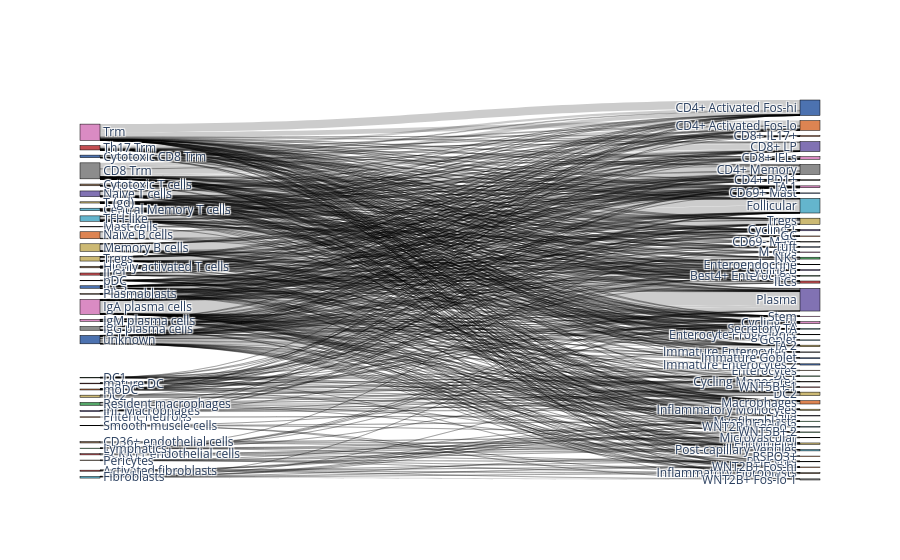
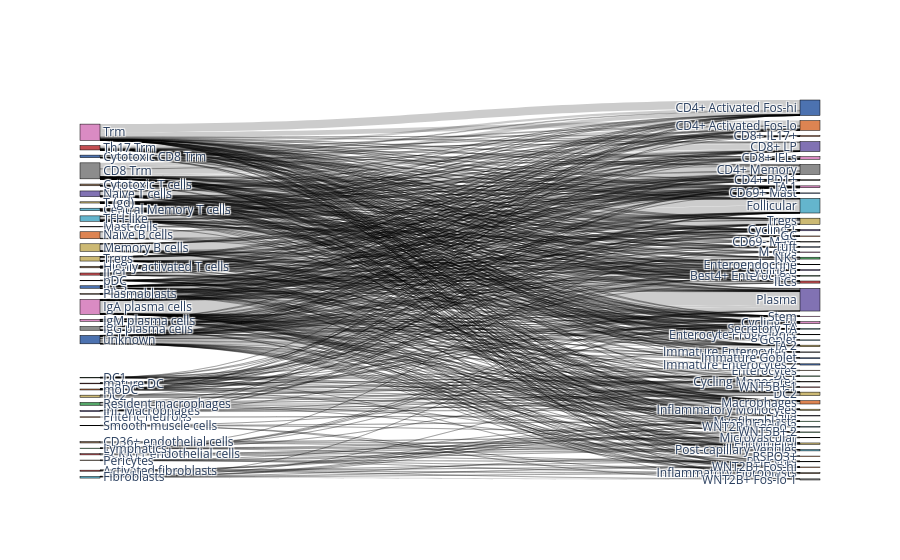

The notebook cell saved with these charts, in order:
### Markdown cell above
Write out metrics to a report file, create confusion matrices and comparative umap plots

### Code cell
%matplotlib inline

bc.tl.report(
    adata_pred=adata_predicted,
    celltype=celltype_test, 
    method=method, 
    analysis_name=analysis_name,
    train_datasets = adata_trains,
    test_dataset = adata_orig,
    merge = merge,
    name_prediction='auto_annot', 
    name_report='auto_annot', 
    use_raw=use_raw,
    remove_nonshared=True, 
    clustering='leiden', 
    asymmetric_matrix=True, 
    delimiter='\t', 
    verbose=True
)

### Figure 1 — Plotly figure (JSON) as saved in the notebook; plotly's stock layout.template omitted (floating-point values rounded to 4 significant figures; data arrays with more than 128 entries replaced by an {"elided": "..."} marker saying what was removed)
{"data": [{"link": {"source": {"elided": "663 int values"}, "target": {"elided": "663 int values"}, "value": {"elided": "663 int values"}}, "node": {"color": ["#c44e52", "#c44e52", "#8c8c8c", "#937860", "#64b5cd", "#4c72b0", "#937860", "#55a868", "#ccb974", "#dd8452", "#64b5cd", "#937860", "#c44e52", "#4c72b0", "#da8bc3", "#8c8c8c", "#da8bc3", "#8172b3", "#55a868", "#8c8c8c", "#ccb974", "#dd8452", "#8172b3", "#937860", "#937860", "#55a868", "#4c72b0", "#ccb974", "#64b5cd", "#c44e52", "#ccb974", "#da8bc3", "#c44e52", "#dd8452", "#c44e52", "#4c72b0", "#55a868", "#4c72b0", "#dd8452", "#8c8c8c", "#8c8c8c", "#da8bc3", "#dd8452", "#8172b3", "#4c72b0", "#8c8c8c", "#8172b3", "#937860", "#8172b3", "#da8bc3", "#55a868", "#ccb974", "#ccb974", "#ccb974", "#937860", "#55a868", "#64b5cd", "#dd8452", "#8172b3", "#64b5cd", "#c44e52", "#8c8c8c", "#4c72b0", "#4c72b0", "#937860", "#ccb974", "#da8bc3", "#dd8452", "#8172b3", "#55a868", "#55a868", "#937860", "#8172b3", "#64b5cd", "#dd8452", "#64b5cd", "#da8bc3", "#da8bc3", "#ccb974", "#ccb974", "#4c72b0", "#dd8452", "#8c8c8c", "#64b5cd", "#c44e52", "#55a868"], "label": ["ACKR1+ endothelial cells", "Activated fibroblasts", "CD8 Trm", "CD36+ endothelial cells", "Central Memory T cells", "Cytotoxic CD8 Trm", "Cytotoxic T cells", "DC1", "DC2", "Enteric neurons", "Fibroblasts", "Highly activated T cells", "ILC1", "ILC3", "IgA plasma cells", "IgG plasma cells", "IgM plasma cells", "Inf. Macrophages", "Lymphatics", "Mast cells", "Memory B cells", "Naive B cells", "Naive T cells", "Pericytes", "Plasmablasts", "Resident macrophages", "Smooth muscle cells", "T (gd)", "TFH-like", "Th17 Trm", "Tregs", "Trm", "mature DC", "moDC", "pDC", "unknown", "Best4+ Enterocytes", "CD4+ Activated Fos-hi", "CD4+ Activated Fos-lo", "CD4+ Memory", "CD4+ PD1+", "CD8+ IELs", "CD8+ IL17+", "CD8+ LP", "CD69+ Mast", "CD69- Mast", "Cycling B", "Cycling Monocytes", "Cycling T", "Cycling TA", "DC1", "DC2", "Endothelial", "Enterocyte Progenitors", "Enterocytes", "Enteroendocrine", "Follicular", "GC", "Glia", "Goblet", "ILCs", "Immature Enterocytes 1", "Immature Enterocytes 2", "Immature Goblet", "Inflammatory Fibroblasts", "Inflammatory Monocytes", "M cells", "Macrophages", "Microvascular", "Myofibroblasts", "NKs", "Pericytes", "Plasma", "Post-capillary Venules", "RSPO3+", "Secretory TA", "Stem", "TA 1", "TA 2", "Tregs", "Tuft", "WNT2B+ Fos-hi", "WNT2B+ Fos-lo 1", "WNT2B+ Fos-lo 2", "WNT5B+ 1", "WNT5B+ 2"], "line": {"color": "black", "width": 0.5}, "pad": 15, "thickness": 20}, "type": "sankey"}], "layout": {}}

### Figure 2 — Plotly figure (JSON) as saved in the notebook; plotly's stock layout.template omitted (floating-point values rounded to 4 significant figures; data arrays with more than 128 entries replaced by an {"elided": "..."} marker saying what was removed)
{"data": [{"link": {"source": {"elided": "663 int values"}, "target": {"elided": "663 int values"}, "value": {"elided": "663 int values"}}, "node": {"color": ["#c44e52", "#c44e52", "#8c8c8c", "#937860", "#64b5cd", "#4c72b0", "#937860", "#55a868", "#ccb974", "#dd8452", "#64b5cd", "#937860", "#c44e52", "#4c72b0", "#da8bc3", "#8c8c8c", "#da8bc3", "#8172b3", "#55a868", "#8c8c8c", "#ccb974", "#dd8452", "#8172b3", "#937860", "#937860", "#55a868", "#4c72b0", "#ccb974", "#64b5cd", "#c44e52", "#ccb974", "#da8bc3", "#c44e52", "#dd8452", "#c44e52", "#4c72b0", "#55a868", "#4c72b0", "#dd8452", "#8c8c8c", "#8c8c8c", "#da8bc3", "#dd8452", "#8172b3", "#4c72b0", "#8c8c8c", "#8172b3", "#937860", "#8172b3", "#da8bc3", "#55a868", "#ccb974", "#ccb974", "#ccb974", "#937860", "#55a868", "#64b5cd", "#dd8452", "#8172b3", "#64b5cd", "#c44e52", "#8c8c8c", "#4c72b0", "#4c72b0", "#937860", "#ccb974", "#da8bc3", "#dd8452", "#8172b3", "#55a868", "#55a868", "#937860", "#8172b3", "#64b5cd", "#dd8452", "#64b5cd", "#da8bc3", "#da8bc3", "#ccb974", "#ccb974", "#4c72b0", "#dd8452", "#8c8c8c", "#64b5cd", "#c44e52", "#55a868"], "label": ["ACKR1+ endothelial cells", "Activated fibroblasts", "CD8 Trm", "CD36+ endothelial cells", "Central Memory T cells", "Cytotoxic CD8 Trm", "Cytotoxic T cells", "DC1", "DC2", "Enteric neurons", "Fibroblasts", "Highly activated T cells", "ILC1", "ILC3", "IgA plasma cells", "IgG plasma cells", "IgM plasma cells", "Inf. Macrophages", "Lymphatics", "Mast cells", "Memory B cells", "Naive B cells", "Naive T cells", "Pericytes", "Plasmablasts", "Resident macrophages", "Smooth muscle cells", "T (gd)", "TFH-like", "Th17 Trm", "Tregs", "Trm", "mature DC", "moDC", "pDC", "unknown", "Best4+ Enterocytes", "CD4+ Activated Fos-hi", "CD4+ Activated Fos-lo", "CD4+ Memory", "CD4+ PD1+", "CD8+ IELs", "CD8+ IL17+", "CD8+ LP", "CD69+ Mast", "CD69- Mast", "Cycling B", "Cycling Monocytes", "Cycling T", "Cycling TA", "DC1", "DC2", "Endothelial", "Enterocyte Progenitors", "Enterocytes", "Enteroendocrine", "Follicular", "GC", "Glia", "Goblet", "ILCs", "Immature Enterocytes 1", "Immature Enterocytes 2", "Immature Goblet", "Inflammatory Fibroblasts", "Inflammatory Monocytes", "M cells", "Macrophages", "Microvascular", "Myofibroblasts", "NKs", "Pericytes", "Plasma", "Post-capillary Venules", "RSPO3+", "Secretory TA", "Stem", "TA 1", "TA 2", "Tregs", "Tuft", "WNT2B+ Fos-hi", "WNT2B+ Fos-lo 1", "WNT2B+ Fos-lo 2", "WNT5B+ 1", "WNT5B+ 2"], "line": {"color": "black", "width": 0.5}, "pad": 15, "thickness": 20}, "type": "sankey"}], "layout": {}}
